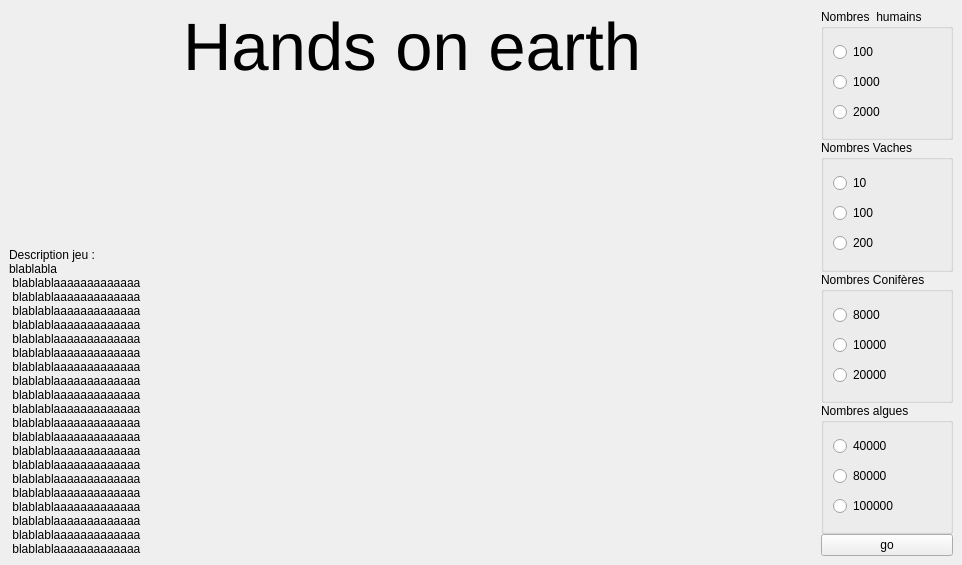
<?xml version="1.0" encoding="UTF-8"?>
<ui version="4.0">
 <class>fenetre1</class>
 <widget class="QMainWindow" name="fenetre1">
  <property name="geometry">
   <rect>
    <x>0</x>
    <y>0</y>
    <width>962</width>
    <height>565</height>
   </rect>
  </property>
  <property name="windowTitle">
   <string>MainWindow</string>
  </property>
  <widget class="QWidget" name="centralwidget">
   <layout class="QHBoxLayout" name="horizontalLayout">
    <item>
     <layout class="QVBoxLayout" name="verticalLayout_6">
      <item>
       <widget class="QLabel" name="Titre_page">
        <property name="font">
         <font>
          <pointsize>50</pointsize>
         </font>
        </property>
        <property name="text">
         <string>Hands on earth</string>
        </property>
        <property name="alignment">
         <set>Qt::AlignHCenter|Qt::AlignTop</set>
        </property>
       </widget>
      </item>
      <item>
       <widget class="QLabel" name="description_jeu">
        <property name="text">
         <string>Description jeu : 
blablabla 
 blablablaaaaaaaaaaaaa
 blablablaaaaaaaaaaaaa
 blablablaaaaaaaaaaaaa
 blablablaaaaaaaaaaaaa
 blablablaaaaaaaaaaaaa
 blablablaaaaaaaaaaaaa
 blablablaaaaaaaaaaaaa
 blablablaaaaaaaaaaaaa
 blablablaaaaaaaaaaaaa
 blablablaaaaaaaaaaaaa
 blablablaaaaaaaaaaaaa
 blablablaaaaaaaaaaaaa
 blablablaaaaaaaaaaaaa
 blablablaaaaaaaaaaaaa
 blablablaaaaaaaaaaaaa
 blablablaaaaaaaaaaaaa
 blablablaaaaaaaaaaaaa
 blablablaaaaaaaaaaaaa
 blablablaaaaaaaaaaaaa
 blablablaaaaaaaaaaaaa</string>
        </property>
        <property name="alignment">
         <set>Qt::AlignLeading|Qt::AlignLeft|Qt::AlignTop</set>
        </property>
       </widget>
      </item>
      <item>
       <spacer name="horizontalSpacer">
        <property name="orientation">
         <enum>Qt::Horizontal</enum>
        </property>
        <property name="sizeHint" stdset="0">
         <size>
          <width>40</width>
          <height>0</height>
         </size>
        </property>
       </spacer>
      </item>
     </layout>
    </item>
    <item>
     <layout class="QVBoxLayout" name="verticalLayout_5">
      <property name="spacing">
       <number>0</number>
      </property>
      <item>
       <widget class="QGroupBox" name="groupBoxHumain">
        <property name="title">
         <string>Nombres  humains</string>
        </property>
        <layout class="QVBoxLayout" name="verticalLayout">
         <item>
          <widget class="QRadioButton" name="button_humain_choix1">
           <property name="text">
            <string>100</string>
           </property>
          </widget>
         </item>
         <item>
          <widget class="QRadioButton" name="button_humain_choix2">
           <property name="text">
            <string>1000</string>
           </property>
          </widget>
         </item>
         <item>
          <widget class="QRadioButton" name="button_humain_choix3">
           <property name="text">
            <string>2000</string>
           </property>
          </widget>
         </item>
        </layout>
       </widget>
      </item>
      <item>
       <widget class="QGroupBox" name="groupBoxVache">
        <property name="title">
         <string>Nombres Vaches</string>
        </property>
        <layout class="QVBoxLayout" name="verticalLayout_2">
         <item>
          <widget class="QRadioButton" name="button_vache_choix1">
           <property name="text">
            <string>10</string>
           </property>
          </widget>
         </item>
         <item>
          <widget class="QRadioButton" name="button_vache_choix2">
           <property name="text">
            <string>100</string>
           </property>
          </widget>
         </item>
         <item>
          <widget class="QRadioButton" name="button_vache_choix3">
           <property name="text">
            <string>200</string>
           </property>
          </widget>
         </item>
        </layout>
       </widget>
      </item>
      <item>
       <widget class="QGroupBox" name="groupBox_Conifere">
        <property name="title">
         <string>Nombres Conifères</string>
        </property>
        <layout class="QVBoxLayout" name="verticalLayout_3">
         <item>
          <widget class="QRadioButton" name="button_conifere_choix1">
           <property name="text">
            <string>8000</string>
           </property>
          </widget>
         </item>
         <item>
          <widget class="QRadioButton" name="button_conifere_choix2">
           <property name="text">
            <string>10000</string>
           </property>
          </widget>
         </item>
         <item>
          <widget class="QRadioButton" name="button_conifere_choix3">
           <property name="text">
            <string>20000</string>
           </property>
          </widget>
         </item>
        </layout>
       </widget>
      </item>
      <item>
       <widget class="QGroupBox" name="groupBox_Algue">
        <property name="title">
         <string>Nombres algues</string>
        </property>
        <layout class="QVBoxLayout" name="verticalLayout_4">
         <item>
          <widget class="QRadioButton" name="button_algue_choix1">
           <property name="text">
            <string>40000</string>
           </property>
          </widget>
         </item>
         <item>
          <widget class="QRadioButton" name="button_algue_choix2">
           <property name="text">
            <string>80000</string>
           </property>
          </widget>
         </item>
         <item>
          <widget class="QRadioButton" name="button_algue_choix3">
           <property name="text">
            <string>100000</string>
           </property>
          </widget>
         </item>
        </layout>
       </widget>
      </item>
      <item>
       <widget class="QPushButton" name="bouton_fenetre1">
        <property name="text">
         <string>go</string>
        </property>
       </widget>
      </item>
     </layout>
    </item>
   </layout>
  </widget>
 </widget>
 <resources/>
 <connections/>
</ui>
